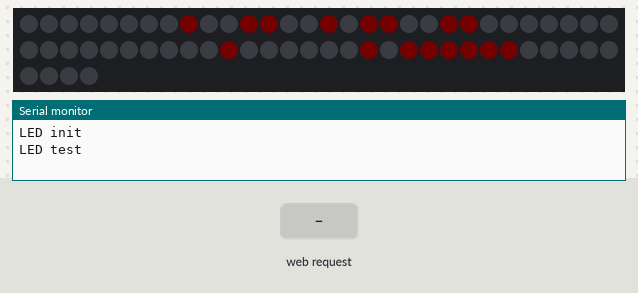
Recording of a sketch running on a simulated ESP8266 (Wemos D1 mini). Parts: 64 RGB LEDs in strip order, left to right, continuing on the next row, the last lines printed to the serial monitor. Inputs (shaded band) come from the test bench. Dim RGB values are drawn brighter than linear; WiFi joins after 1.5 s; servers stay silent unless stated; network time is answered at once with the bench clock; the local clock reads 2024-03-15 10:24:30 at power-on unless the sketch sets it; not simulated (calls return 0 or success): Credentials.h.

Above: at 1.5 s.
At 4.5 s:
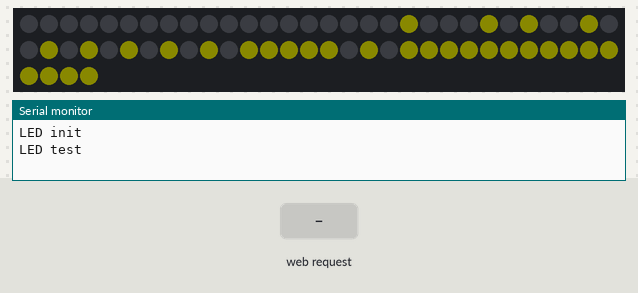
At 16.6 s:
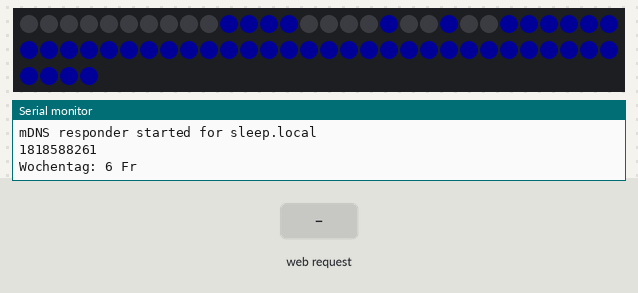
16.7 s: HTTP request GET /WAKE/earlier received
18.2 s: HTTP request GET /WAKE/later received
19.7 s: HTTP request GET /SLEEP/earlier received
Timing chart, 0 to 22.7 s (numbered marks = the images above; inputs shaded):
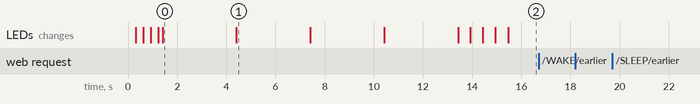

Measured:
- what the display in image 0 shows lasts 3.0 s, from 1.4 s to 4.4 s

The sketch:

Sleeptrainer.ino
```cpp
//wemos D1 mini

//#define FASTLED_ALLOW_INTERRUPTS 0
#include <FastLED.h>
#include <math.h>
#define NUM_LEDS 64
#define DATA_PIN 4 // https://escapequotes.net/esp8266-wemos-d1-mini-pins-and-diagram/
#define __max(a,b) ((a)>(b)?(a):(b))

CRGB leds[NUM_LEDS];


#include <NTPClient.h>
// change next line to use with another board/shield
#include <ESP8266WiFi.h>
#include <WiFiUdp.h>
#include <ESP8266mDNS.h>

#include <Credentials.h>
const char *ssidMinor     = SSID_MINOR;
const char *passwordMinor = PASSWORD_MINOR;

const char *ssidMajor     = SSID_MAJOR;
const char *passwordMajor = PASSWORD_MAJOR;

WiFiUDP ntpUDP;
WiFiServer server(80);

// Variable to store the HTTP request
String header;
word SUMMERTIME = 1;  // set 1 or 0

NTPClient timeClient(
  ntpUDP,
  "europe.pool.ntp.org",
  3600 + SUMMERTIME * 3600, // UTC-offset
  3600 * 1000               // update frequency in ms.
);

const int ledPin = LED_BUILTIN;// the number of the LED pin
const byte INIT  = 0;
const byte SLEEP = 1;
const byte SOON  = 2;
const byte WAKE  = 3;
const byte KIGA  = 4;


// times are in "minutes of the day"
word wakeTime  =  7 * 60;
word soonTime  = wakeTime - 15;
word kigaTime  =  7 * 60 + 50;
word playTime  = 15 * 60;
word sleepTime = 19 * 60;

////////////////////////////////////
// C L O C K
////////////////////////////////////


void setClockStatus(byte newState) {
/*  blank pic
    boolean pic[NUM_LEDS] = {
      0,0,0,0,0,0,0,0,
      0,0,0,0,0,0,0,0,
      0,0,0,0,0,0,0,0,
      0,0,0,0,0,0,0,0,
      0,0,0,0,0,0,0,0,
      0,0,0,0,0,0,0,0,
      0,0,0,0,0,0,0,0,
      0,0,0,0,0,0,0,0,
    };
*/
  boolean closedEyes[NUM_LEDS] = {
      0,0,0,0,0,0,0,0,
      1,0,0,1,1,0,0,1,
      0,1,1,0,0,1,1,0,
      0,0,0,0,0,0,0,0,
      0,0,0,0,0,0,0,0,
      1,0,0,0,0,0,0,1,
      0,1,1,1,1,1,1,0,
      0,0,0,0,0,0,0,0,
    };
  boolean sun[NUM_LEDS] = {
      0,0,0,0,0,0,0,0,
      0,0,0,0,0,0,0,0,
      1,0,0,0,1,0,0,0,
      0,1,0,0,1,0,0,1,
      1,0,1,0,1,0,1,0,
      0,1,1,1,1,1,0,1,
      1,1,1,1,1,1,1,0,
      1,1,1,1,1,1,1,1,
    };
  boolean happy[NUM_LEDS] = {
      0,1,1,0,0,1,1,0,
      1,0,0,1,1,0,0,1,
      1,1,1,1,1,1,1,1,
      0,0,0,0,0,0,0,0,
      1,1,1,1,1,1,1,1,
      1,1,1,1,1,1,1,1,
      0,1,1,1,1,1,1,0,
      0,0,1,1,1,1,0,0,
    };
    boolean bag[NUM_LEDS] = {
      0,0,0,0,0,0,0,0,
      0,0,1,1,1,1,0,0,
      0,0,1,0,0,1,0,0,
      1,1,1,1,1,1,1,1,
      1,1,1,1,1,1,1,1,
      1,1,1,1,1,1,1,1,
      1,1,1,1,1,1,1,1,
      1,1,1,1,1,1,1,1,
    };


  if (newState == SLEEP) {
    FastLED.setBrightness(1);
    displayPix(closedEyes, CRGB::Red, CRGB::Black, false);
  }
  if (newState == SOON) {
    CHSV yellow( HUE_YELLOW , 255, 255);
    FastLED.setBrightness(10);
//    startFade(closedEyes, sun, yellow);
//    startFade(sun, closedEyes, yellow);
    displayPix(sun, CRGB::Yellow, CRGB::Black, false);
  }
  if (newState == WAKE) {
    FastLED.setBrightness(25);
    displayPix(happy, CRGB::Green, CRGB::Black, false);
  }
  if (newState == KIGA) {
    FastLED.setBrightness(25);
    displayPix(bag, CRGB::Blue, CRGB::Black, false);
  }
}

word dow() {
  long day = timeClient.getEpochTime() / 86400L;
  return (day+5) % 7;
}

bool isWochenende() {
  // samstag ist 0
  // sonntag ist 1
  return (dow() <= 1);
}

void printDow() {
  Serial.print("Wochentag: ");
  Serial.print( dow() );
  switch (dow() ) {
    case 0:
      Serial.println(" Sa");
      break;
    case 1:
      Serial.println(" So");
      break;
    case 2:
      Serial.println(" Mo");
      break;
    case 3:
      Serial.println(" Di");
      break;
    case 4:
      Serial.println(" Mi");
      break;
    case 5:
      Serial.println(" Do");
      break;
    case 6:
      Serial.println(" Fr");
      break;
    default:
      // statements
      break;
  }
}

void checkClockState() {
  timeClient.update();

  word minuteOfDay = (timeClient.getEpochTime() / 60) % (24 * 60);
  byte desiredStatus = SLEEP;
  if (minuteOfDay > soonTime) {
    desiredStatus = SOON;
  }
  if (minuteOfDay > wakeTime) {
    desiredStatus = WAKE;
  }
  if (minuteOfDay > kigaTime && ! isWochenende() ) {
    desiredStatus = KIGA;
  }
  if (minuteOfDay > playTime) {
    desiredStatus = WAKE;
  }
  if (minuteOfDay > sleepTime) {
    desiredStatus = SLEEP;
  }
  setClockStatus(desiredStatus);
}

////////////////////////////////////
// L E D   S T U F F
////////////////////////////////////

void all(CRGB color) {
  for(int dot = 0; dot < NUM_LEDS; dot++) {
      leds[dot] = color;
  }
  FastLED.show();
}

byte fadeUp = 0;
byte fadeDown = 255;
byte curStep = 0;
byte maxStep = 100;
byte durationSec = 3;

//start a fade between two boolean pic-arrays.
//color is CHSV
void startFade(boolean picStart[], boolean picEnd[], CHSV color) {
  //init vars
  fadeUp = 0;
  fadeDown = 255;
  curStep = 0;

  /*
  //init to the correct color before starting to mess with brightness.
  for(int dot = 0; dot < NUM_LEDS; dot++) {
      leds[dot] = color;
  }
  */

  //and GO!
  while (curStep < maxStep)
    _fadePix(picStart,picEnd, color);
}

void _fadePix(boolean picStart[], boolean picEnd[], CHSV color) {
  byte val = 0;
  for (int i = 0; i < NUM_LEDS; i++) {
    if (picStart[i] == 0 and picEnd[i] == 0) val = 0;
    if (picStart[i] == 1 and picEnd[i] == 1) val = __max(fadeUp, fadeDown);
    if (picStart[i] == 0 and picEnd[i] == 1) val = fadeUp;
    if (picStart[i] == 1 and picEnd[i] == 0) val = fadeDown;
    CHSV pixel = color;
    pixel.val = val;
  hsv2rgb_rainbow(pixel, leds[i]);
  //hsv2rgb_spectrum(pixel, leds[i]);
  }
  snakeify(false);
  FastLED.show();
  int wait = (durationSec * 1000) / maxStep;
//Serial.println(wait);
  delay(wait);

  // calc nex step
  curStep += 1;
  float percent = ((float) curStep / (float) maxStep);
  float up = 255.0 * percent;
/*Serial.print("next Step "); Serial.print(curStep);
  Serial.print(" of "); Serial.print(maxStep);
  Serial.print(" % "); Serial.print(percent);
  Serial.print(" up "); Serial.print(up);
  Serial.print(" fadeUp "); Serial.print(fadeUp);
  Serial.print(" fadeDown "); Serial.println(fadeDown);       */
  fadeUp = round(up);
  fadeDown = 255 - fadeUp;
}


// turn the leds-array of N x M pixels that looks normal for humans
// into a snakified version, which has the values in the correct places
// for a snaked matrix to display them.
// use this after setting the matrix, before displaying.
void snakeify(bool mirror) {
  CRGB park;
  int lineCount = sqrt(NUM_LEDS);
  bool snakeNow = !mirror;
  for (int i=0; i < NUM_LEDS; i++) {
    if (snakeNow) {
      // calculate where we are and which places to swap
      int currentRow = ((i+1) / lineCount) + 1;
      int goBack = (i+1) % lineCount;
      if (goBack == 0)  goBack = 2 * lineCount;
      int s = currentRow * lineCount - goBack;

      //swap only first half with last half places. ignore rest.
      if (goBack <= lineCount / 2) {
        park = leds[i];
        leds[i] = leds[s];
        leds[s] = park;
      }
    }

    //at the end of the row, toggle snakeify
    if ((i+1) % lineCount == 0) snakeNow = !snakeNow;
  }
}


void blueDot() {
  for(int dot = 0; dot < NUM_LEDS; dot++) {
      leds[dot] = CRGB::Blue;
      FastLED.show();
      // clear this led for the next time around the loop
      leds[dot] = CRGB::Black;
      delay(20);
  }
}

void displayPix(boolean pic[],CRGB colorOn, CRGB colorOff, bool mirror) {
  for(int dot = 0; dot < NUM_LEDS; dot++) {
    if (pic[dot] == 0) {
      leds[dot] = colorOff;
    }
    else {
      leds[dot] = colorOn;
    }
  }
  snakeify(mirror);
  FastLED.show();

}

////////////////////////////////////
// H T T P   S E R V E R
////////////////////////////////////

void process_http_request(WiFiClient client) {
  Serial.println("New Client.");          // print a message out in the serial port
  int currentLine = 0;                // make a String to hold incoming data from the client
  while (client.connected()) {            // loop while the client's connected
    if (client.available()) {             // if there's bytes to read from the client,
      char c = client.read();             // read a byte, then
      Serial.write(c);                    // print it out the serial monitor
      header += c;
      if (c == '\n') {                    // if the byte is a newline character
        // if the current line is blank, you got two newline characters in a row.
        // that's the end of the client HTTP request, so send a response:
        if (currentLine == 0) {
          parse_http_header();

          // Display the HTML web page
          print_http_response(client);
          // Break out of the while loop
          break;
        } else { // if you got a newline, then clear currentLine
          currentLine = 0;
        }
      } else if (c != '\r') {  // if you got anything else but a carriage return character,
        currentLine++;      // add it to the end of the currentLine
      }
    }
  }
  // Clear the header variable
  header = "";
  // Close the connection
  client.stop();
  Serial.println("Client disconnected.");
  Serial.println("");
}

void parse_http_header() {
  // turns the GPIOs on and off
  if (header.indexOf("GET /WAKE/earlier") >= 0) {
    Serial.println("Waking earlier");
    wakeTime -= 30;
    soonTime -= 30;
  } else if (header.indexOf("GET /WAKE/later") >= 0) {
    Serial.println("waking later");
    wakeTime += 30;
    soonTime += 30;
  } else if (header.indexOf("GET /SLEEP/earlier") >= 0) {
    Serial.println("sleep earlier");
    sleepTime -= 30;
  } else if (header.indexOf("GET /SLEEP/later") >= 0) {
    Serial.println("sleep later");
    sleepTime += 30;
  }
}

void print_http_response(WiFiClient client) {
  // HTTP headers always start with a response code (e.g. HTTP/1.1 200 OK)
  // and a content-type so the client knows what's coming, then a blank line:
  client.println("HTTP/1.1 200 OK");
  client.println("Content-type:text/html");
  client.println("Connection: close");
  client.println();

  client.println("<!DOCTYPE html><html><head>");
//  client.println(F("<meta name=\"viewport\" content=\"width=device-width, initial-scale=1\">"));
//  client.println(F("<link rel=\"icon\" href=\"data:,\">"));
  /*
  // CSS to style the on/off buttons
  // Feel free to change the background-color and font-size attributes to fit your preferences
  client.println("<style>html { font-family: Helvetica; display: inline-block; margin: 0px auto; text-align: center;}");
  client.println(".button { background-color: #195B6A; border: none; color: white; padding: 16px 40px;");
  client.println("text-decoration: none; font-size: 30px; margin: 2px; cursor: pointer;}");
  client.println(".button2 {background-color: #77878A;}</style>");
  */
  client.println("</head>");

  // Web Page Heading
  client.println("<body><h1>Sleeptrainer Web Server</h1>");

  // Display current state
  client.println("<p>Current time is " + timeClient.getFormattedTime() + "</p>");

  client.println("<p>SOON = " + formatMoD(soonTime) + "</p>");
  client.println("<p>WAKE = " + formatMoD(wakeTime) + "</p>");
  client.println("<p><a href=\"/WAKE/earlier\"> <button class=\"button\">earlier</button></a>");
  client.println("<a href=\"/WAKE/later\"><button class=\"button\">later</button></a></p>");

  client.println("<p>KIGA = " + formatMoD(kigaTime) + "</p>");

  client.println("<p>SLEEP = " + formatMoD(sleepTime) + "</p>");
  client.println("<p><a href=\"/SLEEP/earlier\"> <button class=\"button\">earlier</button></a>");
  client.println("<a href=\"/SLEEP/later\"><button class=\"button\">later</button></a></p>");

  client.println("</body></html>");

  // The HTTP response ends with another blank line
  client.println();
}

String formatMoD(word minutesOfTheDay) {
  byte hours = 0;
  byte minutes = 0;
  hours = minutesOfTheDay / 60;
  minutes = minutesOfTheDay - hours * 60;
  return (String) hours + ":" + (String) minutes;
}


////////////////////////////////////
// S E T U P S
////////////////////////////////////

void wifisetup() {
  // try emergency debuggingn wifi first for short time
  byte minorWaitSec = 15;
  Serial.println ( F("WIFI setup: ") );
  Serial.print   ( F("WIFI init Minor. Timeout in secs: ") ); Serial.println(minorWaitSec);
  Serial.println ( ssidMinor );
  Serial.println ( passwordMinor );
  WiFi.begin(ssidMinor, passwordMinor);
  for (int i = 0; i < minorWaitSec; i++) {
    leds[1] = CRGB::Yellow; FastLED.show();
    delay ( 500 );
    leds[1] = CRGB::Red; FastLED.show();
    delay ( 500 );
    Serial.print('.');
    if (WiFi.status() == WL_CONNECTED) {
      Serial.print( F(" -> WIFI minor connected. IP address ") );
      Serial.println(WiFi.localIP());
      return;
    }
  }

  // still here? try next.
  Serial.println (F( "No minor WIFI. Now trying Major: " ));
  Serial.println ( ssidMajor );
  Serial.println ( passwordMajor );
  WiFi.begin(ssidMajor, passwordMajor);
  while ( WiFi.status() != WL_CONNECTED ) {
    leds[2] = CRGB::Yellow; FastLED.show();
    delay ( 500 );
    Serial.print ( "." );
    leds[2] = CRGB::Red; FastLED.show();
    delay ( 500 );
  }
  Serial.print( F(" -> WIFI major connected. IP address ") );
  Serial.println(WiFi.localIP());
}

void ledTest() {
  int ms = 3000;
  blueDot();

  setClockStatus(SLEEP);
  delay(ms);
  setClockStatus(SOON);
  delay(ms);
  setClockStatus(WAKE);
  delay(ms);
  setClockStatus(KIGA);
  delay(ms);

  all(CRGB::Black);
}


void setup() {
  Serial.begin(115200);
  Serial.println ( F("LED init ") );

  FastLED.addLeds<WS2812B, DATA_PIN, GRB>(leds, NUM_LEDS);
  FastLED.setBrightness(25);

  Serial.println ( F("LED test") );
  ledTest();
  Serial.println ( F("LED test done") );
  leds[0] = CRGB::Yellow; FastLED.show();


  wifisetup();

  Serial.println(F("Starting NTP-client. "));
  timeClient.begin();
  timeClient.update();
  Serial.println(timeClient.getFormattedTime());
  Serial.println(F("Done."));

  Serial.print(F("Starting Web-server. "));
  server.begin();
  Serial.println(F("Done."));

  if (!MDNS.begin("sleep")) {             // Start the mDNS responder for esp8266.local
    Serial.println("Error setting up MDNS responder!");
  }
  Serial.println("mDNS responder started for sleep.local");

  Serial.println('clock boot complete');
  printDow();
}

void loop() {
  checkClockState();
  delay(10);
  WiFiClient client = server.available();

  //https://randomnerdtutorials.com/esp8266-web-server-with-arduino-ide/
  if (client) {                             // If a new client connects,
    process_http_request(client);
  }

}
```
